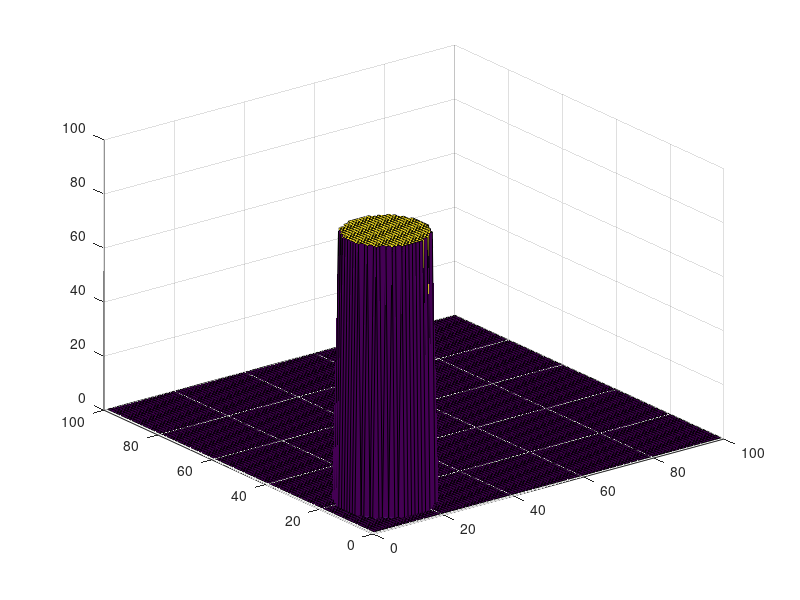

Recreate this plot in MATLAB.
r=10;
x0=15;
y0=15;
map=zeros(100,100);

%y=y0+sqrt(r^2+(x-x0)^2)
X=0;
Y=0;
for x=x0-r:0.1:x0+r
    y_max=y0+sqrt(r^2-(x-x0)^2);
    y_min=y0-sqrt(r^2-(x-x0)^2);
    y_max_=round(y_max);
    y_min_=round(y_min);
    x_=round(x);
    map(x_,y_min_:y_max_)=100;
    X=[X;x_];
    Y=[Y;y_max_];
end
%plot graph
plotData=zeros(1, 3);
for x=1:100
    for y=1:100
        plotData=[plotData;
                  x,y,map(x,y)];
    end
end
plotDdata=plotData(2:end,:);
surfc(1:100, 1:100, map)
